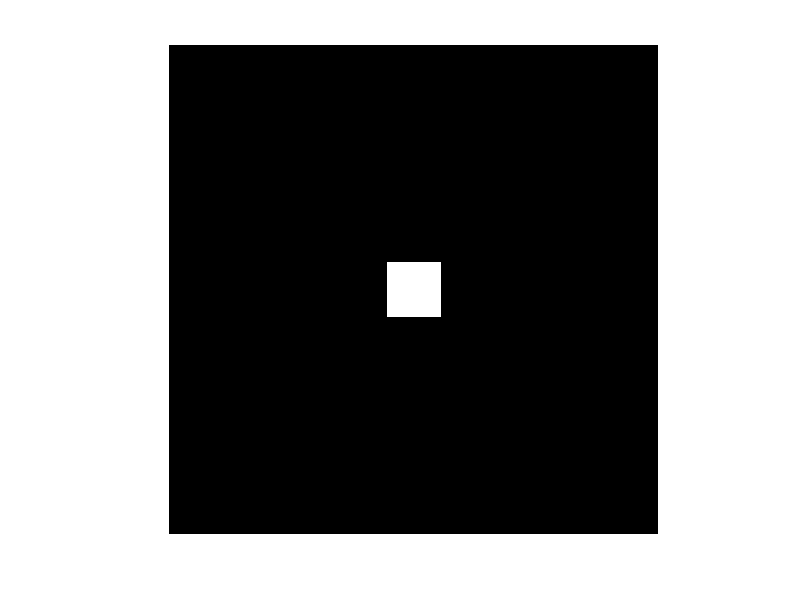

Write the MATLAB code that produced this figure. (Note: this script raises an error after producing the figure.)
clear; clf;

% Create a Gaussian
[x, y] = meshgrid(-4:0.05:4);
s1 = exp(-pi * (x.^2 + y.^2));
imshow(s1, []);

% Create a 2D Sinc
s2 = sin(-pi*x).*sin(-pi*y)./(pi^2*x.*y);
imshow(s2, []);

% Create a 2D Sinc without lines
[x, y] = meshgrid(-4:0.1:4 + 10*eps);
s2 = sin(-pi*x).*sin(-pi*y)./(pi^2*x.*y);
imshow(s2, []);

% Exponential Signal
kx0 = 0.25;
ky0 = 0.5;
s3 = exp(1i*2*pi*(kx0*x + ky0*y));
subplot(1,2,1);
imshow(real(s3),[]);
subplot(1,2,2);
imshow(imag(s3),[]);

% Create a Rect
clf;
s4 = double(abs(x)<0.5 & abs(y)<0.5);
imshow(s4,[]);

% Load Face Image
f1 = imread('shepp256.png');
f1 = double(f1);
imshow(f1, []);

% Load Tissue Image 64x64
% [img,map] = imread('Phantom64Tissues.png');
% figure, image(img), axis equal, colormap(map)
f2 = imread('Phantom64Tissues.png');
imshow(f2, []);

% black = [0 0 0];
% white = [255 255 255];
% red = [237 28 36];

% FFT Practice
s = f1;
S = fftshift(fft2(s));
os = ifft2(S);
subplot(1,3,1);
imshow(abs(s),[]);       % Orignal Signal
subplot(1,3,2);
imshow(log(abs(S)),[]);  % Log Mag of FFT of Signal
subplot(1,3,3); 
% imshow(abs(os),[]);    % iFFT(FFT of Signal)
imshow(angle(S),[]);     % Angle of FFT of Signal
